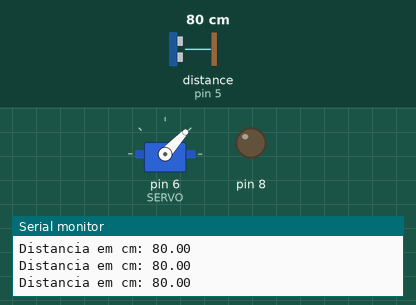
Simulated run of this sketch. Board: Arduino Uno, built with avr-gcc and run on an emulated ATmega328P. Shown: servo, output pins drawn as LEDs (lit = HIGH), the last lines printed to the serial monitor. Inputs (shaded band) come from the test bench; at power-on: distance to the obstacle (sensor on pin 5) 80 cm. The echo pulse lasts 58.3 µs per cm.

Above: at 14.0 s.
14.1 s: distance to the obstacle (sensor on pin 5) set to 35 cm
At 20.7 s:
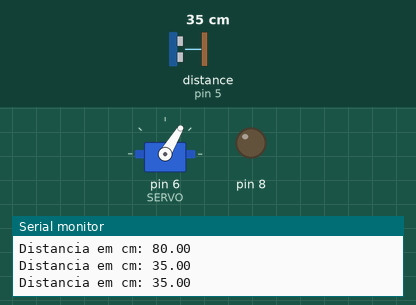
21.1 s: distance to the obstacle (sensor on pin 5) set to 60 cm
At 21.5 s:
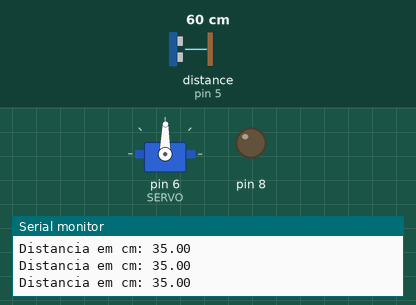
28.1 s: distance to the obstacle (sensor on pin 5) set to 120 cm
At 31.5 s:
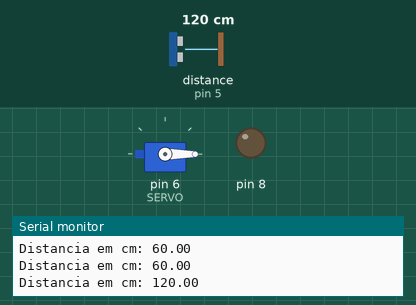
Timing chart, 0 to 41.1 s (numbered marks = the images above; inputs shaded):
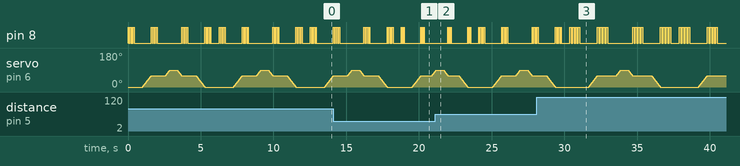

Measured:
- by itself, pin 8: moves between LOW and HIGH, repeating every 6.3 s

The sketch:

sketch_may24e.ino
```cpp
#include <Ultrasonic.h>

#include <Servo.h>

#define SERVO 6 // Porta Digital 6 PWM

//Define os pinos para o trigger e echo
#define pino_trigger 4
#define pino_echo 5

int tempo;

//Inicializa o sensor nos pinos definidos acima
Ultrasonic ultrasonic(pino_trigger, pino_echo);

Servo s; // Variável Servo
int pos; // Posição Servo

void setup ()
{

  pinMode(8, OUTPUT);
  s.attach(SERVO);
  Serial.begin(9600);
  Serial.println("Lendo dados do sensor...");
  s.write(0); // Inicia motor posição zero
}

void loop()
{
  float cmMsec;
  long microsec = ultrasonic.timing();
  cmMsec = ultrasonic.convert(microsec, Ultrasonic::CM);
  //Exibe informacoes no serial monitor
  Serial.print("Distancia em cm: ");
  Serial.println(cmMsec);
  Distancia(cmMsec);
  delay(500);
  for(pos = 0; pos < 60; pos++)
  {
    s.write(pos);
    delay(10);
  }
  cmMsec = ultrasonic.convert(microsec, Ultrasonic::CM);
  Serial.print("Distancia em cm: ");
  Serial.println(cmMsec);
  Distancia(cmMsec);
  delay(500);
  for(pos = 60; pos < 90; pos++)
  {
    s.write(pos);
    delay(10);
  }
  cmMsec = ultrasonic.convert(microsec, Ultrasonic::CM);
  Serial.print("Distancia em cm: ");
  Serial.println(cmMsec);
  delay(500);
  for(pos = 90; pos >= 60; pos--)
  {
    s.write(pos);
    delay(10);
  }
  cmMsec = ultrasonic.convert(microsec, Ultrasonic::CM);
  Serial.print("Distancia em cm: ");
  Serial.println(cmMsec);
  Distancia(cmMsec);
  delay(500);
   for(pos = 60; pos >= 0; pos--)
  {
    s.write(pos);
    delay(10);
  }
  cmMsec = ultrasonic.convert(microsec, Ultrasonic::CM);
  Serial.print("Distancia em cm: ");
  Serial.println(cmMsec);
  Distancia(cmMsec);
  delay(500);
  }

void Distancia(float distancia)
{
  if(distancia > 1000)
  {
    tempo = 1000;
    Buzina(tempo);
  }
  else if(distancia < 1000 && distancia > 500)
  {
    tempo = 500;
    Buzina(tempo);
  }
  else if(distancia < 500 && distancia > 100)
  {
    tempo = 100;
    Buzina(tempo);
  }
  else if(distancia < 100 && distancia > 50)
  {
    tempo = 60;
    Buzina(tempo);
  }
  else if(distancia < 50 && distancia > 20)
  {
      tempo = 30;
      Buzina(tempo);
  }
  else if(distancia < 20)
  {
      tempo = 10;
      Buzina(tempo);
  }
  else
  {
    tempo = 0;
  }
}


void Buzina(int tempo){
    for(int x=0;x<=3;x++){
    digitalWrite(8, 1);
    delay(tempo);
    digitalWrite(8, 0);
    delay(tempo);

    }

  }
```
